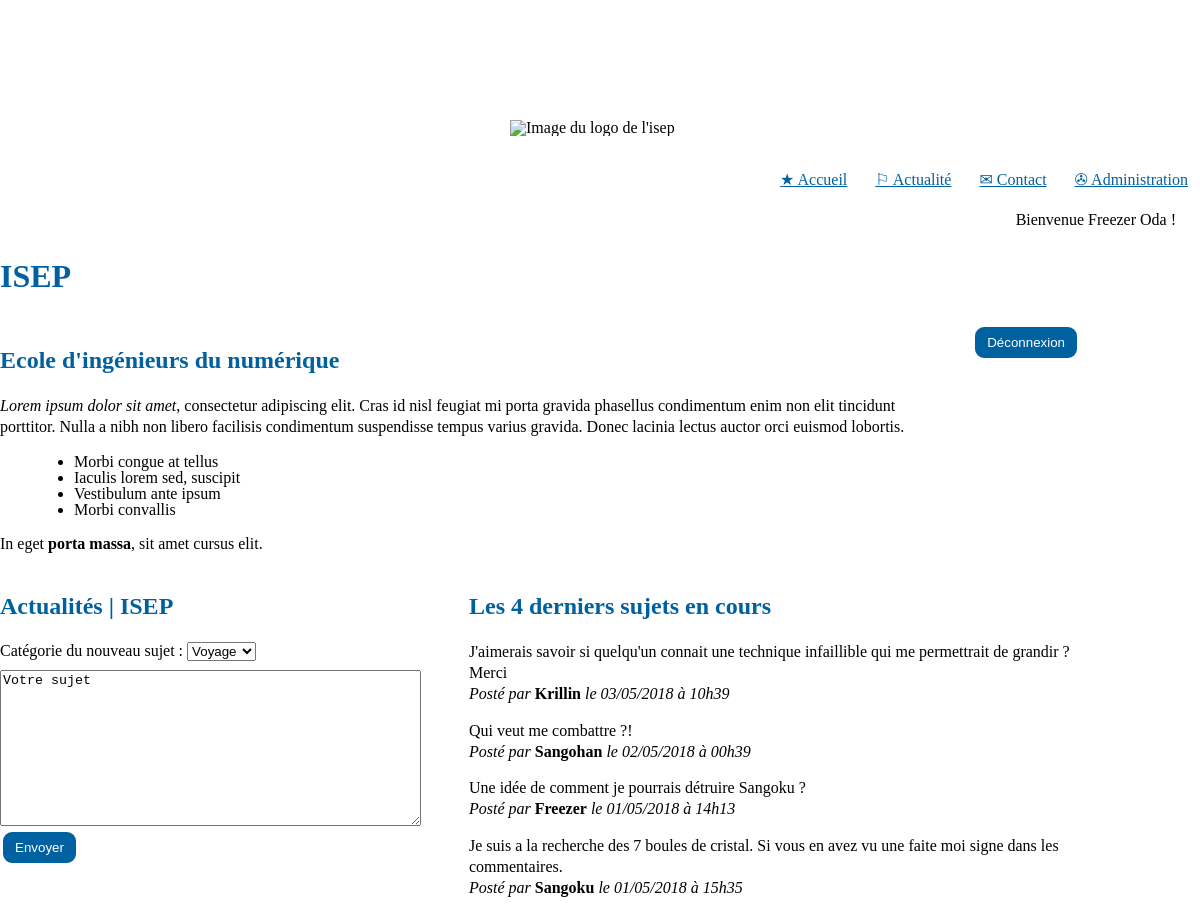
Screenshot of /php/index.php (signed in) with the database file from the repository.
### tables this page shows
CREATE TABLE IF NOT EXISTS `subjects` (
  `id` int(11) NOT NULL AUTO_INCREMENT,
  `content` text NOT NULL,
  `category` varchar(100) NOT NULL DEFAULT 'Autre',
  `dateTime` datetime NOT NULL DEFAULT CURRENT_TIMESTAMP,
  `user_id` int(11) NOT NULL,
  PRIMARY KEY (`id`)
);

CREATE TABLE IF NOT EXISTS `users` (
  `id` int(11) NOT NULL AUTO_INCREMENT,
  `name` varchar(100) NOT NULL,
  `last_name` varchar(100) NOT NULL,
  `mail` varchar(100) NOT NULL,
  `pass` varchar(100) NOT NULL,
  PRIMARY KEY (`id`)
);

### php/controllers/fonctions.php (called while the page is built, shortened)
<?php
include "models/requetes.php";
function isUserConnected(){
    if (isset($_SESSION['user_name']))
        return true;
}

### php/controllers/mainController.php (called while the page is built, shortened)
<?php
if (!isset($_GET['function']) || empty($_GET['function'])) {
    $function = "default";
} else {
    $function = $_GET['function'];
}
switch ($function) {
    case 'default':
        $vue = "accueil";
        break;
}
require "views/header.php";
include('views/' . $vue . '.php');

### php/models/requetes.php (called while the page is built, shortened)
<?php
function get_subjects(PDO $bdd, int $n): array {
    $statement = $bdd->prepare('SELECT subjects.id AS subject_id, subjects.dateTime AS subjectDateTime,MAX(responses.dateTime) AS lastResponseDateTime, subjects.category, subjects.content AS subjectContent,users.name AS subjectUserName
                                         FROM ((subjects
                                         INNER JOIN users ON subjects.user_id = users.id )
                                         /*Pour aussi récupérer les sujets qui n ont pas encore de réponses on utilise LEFT JOIN*/
                                         LEFT JOIN responses ON responses.subject_id = subjects.id)
                                         GROUP BY subjects.id
                                         ORDER  BY lastResponseDateTime DESC
                                         LIMIT '.$n);
    $statement->execute();
    $return = $statement->fetchAll();
    return $return;
}

### php/views/fonctions.php (the view, shortened to what this page needs)
<?php
function displayDeconnexion(){
    if(isUserConnected()){
        return '<button><a href="index.php?cible=mainController&function=deconnexion"> Déconnexion </a> </button>';
    }
}
function displayConnexion(){
    if(isUserConnected()){
        echo displayDeconnexion();
    }
    else{
        include 'connexion.php';
    }
}
function dateFr($dateUS){
    $dateFR = strftime('%d-%m-%Y',strtotime($dateUS));
    $dateFRslash=str_replace (  '-' , '/' ,$dateFR);
    return $dateFRslash;
}
function heureFr(string $heureUS){
    $heureFr = explode(' ',$heureUS);
    $heureFr1 = substr_replace($heureFr[1], '', -3, 3);
    $heureFr2 =str_replace (  ':' , 'h' ,$heureFr1);
    return $heureFr2;
}
function recupereSubjects($bdd,$n){
    $subjects = get_subjects($bdd,$n);
    foreach ($subjects as $key=>$elm){
        $subjects[$key]['subjectDate'] = dateFr($subjects[$key]['subjectDateTime']);
        $subjects[$key]['subjectTime'] = heureFr($subjects[$key]['subjectDateTime']);
    }
    return $subjects;
}
function displaySubjects($bdd,$n){
    $subjects = recupereSubjects($bdd,$n);
    foreach ($subjects as $key=>$elm){
        echo(
            "<p>"
                . $subjects[$key]['subjectContent'] ." <br>
                <em>Posté par</em> <strong>". $subjects[$key]['subjectUserName'] ."</strong> <em>le ". $subjects[$key]['subjectDate'] ." à " . $subjects[$key]['subjectTime'] . " </em>
            </p>"
        );
    }
}

### css/style.css (style rules this page uses)
html { --orange-isep: rgb(245,161,1); --blue-isep: rgb(0,97,160); --grey-isep: rgb(226,226,226); }
body { width: 1200px; font-family: serif; margin: 70px auto 1%; }
a { color: white; }
em { font-style: italic; }
strong { font-weight: bold; }
p { line-height: 130%; display: block; margin-top: 1em; margin-bottom: 1em; text-align: start; }
button { padding: 8px 12px 8px 12px; background-color: var(--blue-isep); color: white; border: solid; border-radius: 12px; }

### css/formControl.css (style rules this page uses)
body { padding-top: 50px; }

### rows the page displays
subjects: content "J'aimerais savoir si quelqu'un connait une technique infaillible qui me permettrait de grandir ? Merci", user.name "Krillin", subjectDate "03/05/2018", subjectTime "10h39"
subjects: content "Qui veut me combattre ?!", user.name "Sangohan", subjectDate "02/05/2018", subjectTime "00h39"
subjects: content "Une idée de comment je pourrais détruire Sangoku ?", user.name "Freezer", subjectDate "01/05/2018", subjectTime "14h13"
subjects: content "Je suis a la recherche des 7 boules de cristal. Si vous en avez vu une faite moi signe dans les commentaires.", user.name "Sangoku", subjectDate "01/05/2018", subjectTime "15h35"

### other values shown
displayBienvenue('Bienvenue') "Bienvenue Freezer Oda !"
